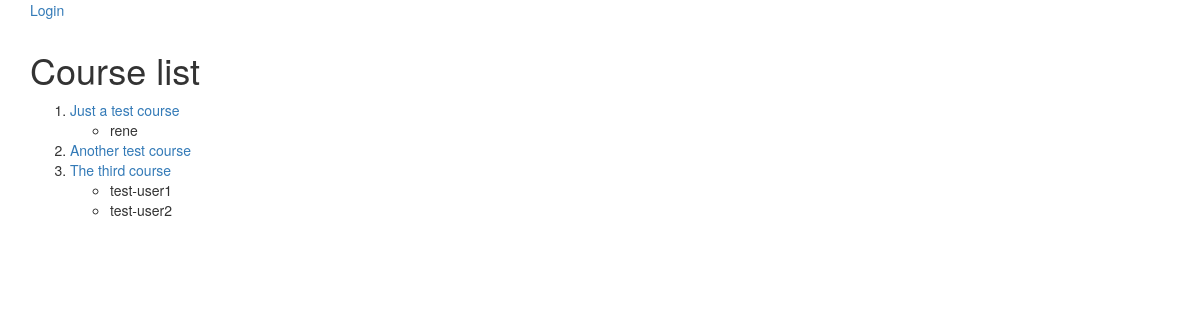
The page / on the database its author committed.
### courses/models.py (models this page shows, shortened)
class Course(models.Model):
    name = models.CharField(max_length=200)
    students = models.ManyToManyField(User)
    def get_absolute_url(self):
        return reverse('course_detail', args=(self.id, ))

### students/models.py (models this page shows)
class User(AbstractUser):
    pass

### courses/views.py (the view)
# urls.py: url(r'^$', course_list),
def course_list(request):
    courses = Course.objects.prefetch_related('students')
    return render(request, 'courses/course_list.html', {
        'courses': courses,
    })

### courses/templates/courses/course_list.html
{% extends "base.html" %}
{% block "content" %}
<div class="container">
  <div class="row">
    <div class="col-xs-12">
      <h1>Course list</h1>
      <ol>
        {% for course in courses %}
        <li><a href="{{ course.get_absolute_url }}">{{ course.name }}</a></li>
        <ul>
          {% for student in course.students.all %}
          <li>{{ student }}</li>
          {% endfor %}
        </ul>
        {% endfor %}
      </ol>
    </div>
  </div>
</div>
{% endblock %}

### rows shown on the page
Course: name "Just a test course"
User: username "rene"
Course: name "Another test course"
Course: name "The third course"
User: username "test-user1"
User: username "test-user2"
